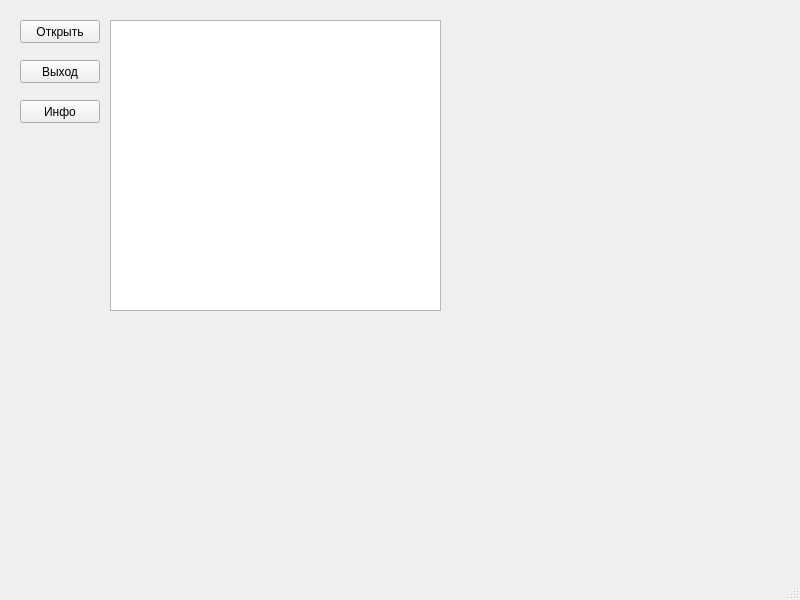
<?xml version="1.0" encoding="UTF-8"?>
<ui version="4.0">
 <class>MainWindow</class>
 <widget class="QMainWindow" name="MainWindow">
  <property name="geometry">
   <rect>
    <x>0</x>
    <y>0</y>
    <width>800</width>
    <height>600</height>
   </rect>
  </property>
  <property name="windowTitle">
   <string>MainWindow</string>
  </property>
  <widget class="QWidget" name="centralwidget">
   <widget class="QPushButton" name="pushButton_OpenFile">
    <property name="geometry">
     <rect>
      <x>20</x>
      <y>20</y>
      <width>80</width>
      <height>23</height>
     </rect>
    </property>
    <property name="text">
     <string>Открыть</string>
    </property>
   </widget>
   <widget class="QPushButton" name="pushButton_About">
    <property name="geometry">
     <rect>
      <x>20</x>
      <y>100</y>
      <width>80</width>
      <height>23</height>
     </rect>
    </property>
    <property name="text">
     <string>Инфо</string>
    </property>
   </widget>
   <widget class="QPushButton" name="pushButton_Exit">
    <property name="geometry">
     <rect>
      <x>20</x>
      <y>60</y>
      <width>80</width>
      <height>23</height>
     </rect>
    </property>
    <property name="text">
     <string>Выход</string>
    </property>
   </widget>
   <widget class="QPlainTextEdit" name="plainTextEdit">
    <property name="geometry">
     <rect>
      <x>110</x>
      <y>20</y>
      <width>331</width>
      <height>291</height>
     </rect>
    </property>
   </widget>
  </widget>
  <widget class="QMenuBar" name="menubar">
   <property name="geometry">
    <rect>
     <x>0</x>
     <y>0</y>
     <width>800</width>
     <height>20</height>
    </rect>
   </property>
  </widget>
  <widget class="QStatusBar" name="statusbar"/>
 </widget>
 <resources/>
 <connections/>
</ui>
